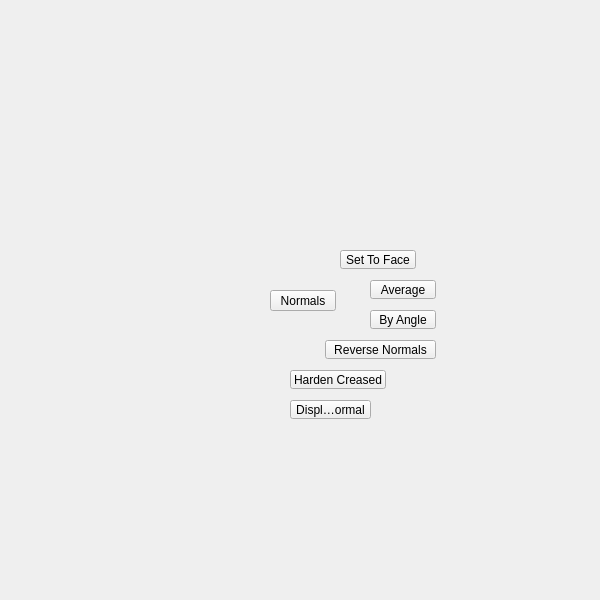
<?xml version="1.0" encoding="UTF-8"?>
<ui version="4.0">
 <class>QtUi</class>
 <widget class="QMainWindow" name="QtUi">
  <property name="enabled">
   <bool>true</bool>
  </property>
  <property name="geometry">
   <rect>
    <x>0</x>
    <y>0</y>
    <width>600</width>
    <height>600</height>
   </rect>
  </property>
  <property name="sizePolicy">
   <sizepolicy hsizetype="Ignored" vsizetype="Ignored">
    <horstretch>0</horstretch>
    <verstretch>0</verstretch>
   </sizepolicy>
  </property>
  <property name="minimumSize">
   <size>
    <width>0</width>
    <height>0</height>
   </size>
  </property>
  <property name="maximumSize">
   <size>
    <width>600</width>
    <height>600</height>
   </size>
  </property>
  <property name="cursor">
   <cursorShape>ArrowCursor</cursorShape>
  </property>
  <property name="windowTitle">
   <string>Toolkit</string>
  </property>
  <property name="whatsThis">
   <string>main</string>
  </property>
  <property name="toolButtonStyle">
   <enum>Qt::ToolButtonIconOnly</enum>
  </property>
  <property name="tabShape">
   <enum>QTabWidget::Triangular</enum>
  </property>
  <property name="dockNestingEnabled">
   <bool>true</bool>
  </property>
  <property name="dockOptions">
   <set>QMainWindow::AllowNestedDocks|QMainWindow::AllowTabbedDocks|QMainWindow::AnimatedDocks|QMainWindow::ForceTabbedDocks</set>
  </property>
  <widget class="QWidget" name="mainWindow">
   <property name="sizePolicy">
    <sizepolicy hsizetype="Ignored" vsizetype="Ignored">
     <horstretch>0</horstretch>
     <verstretch>0</verstretch>
    </sizepolicy>
   </property>
   <widget class="QPushButton" name="i005">
    <property name="geometry">
     <rect>
      <x>270</x>
      <y>290</y>
      <width>66</width>
      <height>21</height>
     </rect>
    </property>
    <property name="minimumSize">
     <size>
      <width>0</width>
      <height>21</height>
     </size>
    </property>
    <property name="maximumSize">
     <size>
      <width>16777215</width>
      <height>21</height>
     </size>
    </property>
    <property name="whatsThis">
     <string>normals</string>
    </property>
    <property name="text">
     <string>Normals</string>
    </property>
   </widget>
   <widget class="QToolButton_" name="tb001">
    <property name="enabled">
     <bool>true</bool>
    </property>
    <property name="geometry">
     <rect>
      <x>290</x>
      <y>370</y>
      <width>96</width>
      <height>19</height>
     </rect>
    </property>
    <property name="maximumSize">
     <size>
      <width>999</width>
      <height>19</height>
     </size>
    </property>
    <property name="toolTip">
     <string>Harden all creased edges on the selected object.</string>
    </property>
    <property name="text">
     <string>Harden Creased</string>
    </property>
    <property name="iconSize">
     <size>
      <width>18</width>
      <height>18</height>
     </size>
    </property>
   </widget>
   <widget class="QToolButton_" name="tb002">
    <property name="enabled">
     <bool>true</bool>
    </property>
    <property name="geometry">
     <rect>
      <x>370</x>
      <y>310</y>
      <width>66</width>
      <height>19</height>
     </rect>
    </property>
    <property name="maximumSize">
     <size>
      <width>999</width>
      <height>19</height>
     </size>
    </property>
    <property name="toolTip">
     <string>Set normal angle</string>
    </property>
    <property name="text">
     <string>By Angle</string>
    </property>
    <property name="iconSize">
     <size>
      <width>18</width>
      <height>18</height>
     </size>
    </property>
   </widget>
   <widget class="QPushButton" name="b010">
    <property name="enabled">
     <bool>true</bool>
    </property>
    <property name="geometry">
     <rect>
      <x>325</x>
      <y>340</y>
      <width>111</width>
      <height>19</height>
     </rect>
    </property>
    <property name="maximumSize">
     <size>
      <width>999</width>
      <height>19</height>
     </size>
    </property>
    <property name="toolTip">
     <string>Reverse Selected Normals</string>
    </property>
    <property name="text">
     <string>Reverse Normals</string>
    </property>
    <property name="iconSize">
     <size>
      <width>18</width>
      <height>18</height>
     </size>
    </property>
   </widget>
   <widget class="QToolButton_" name="tb000">
    <property name="enabled">
     <bool>true</bool>
    </property>
    <property name="geometry">
     <rect>
      <x>290</x>
      <y>400</y>
      <width>81</width>
      <height>19</height>
     </rect>
    </property>
    <property name="maximumSize">
     <size>
      <width>999</width>
      <height>19</height>
     </size>
    </property>
    <property name="toolTip">
     <string>Display face normals</string>
    </property>
    <property name="text">
     <string>Display Normal</string>
    </property>
    <property name="iconSize">
     <size>
      <width>18</width>
      <height>18</height>
     </size>
    </property>
   </widget>
   <widget class="QPushButton" name="b006">
    <property name="enabled">
     <bool>true</bool>
    </property>
    <property name="geometry">
     <rect>
      <x>340</x>
      <y>250</y>
      <width>76</width>
      <height>19</height>
     </rect>
    </property>
    <property name="maximumSize">
     <size>
      <width>999</width>
      <height>19</height>
     </size>
    </property>
    <property name="toolTip">
     <string>Set Normals to face</string>
    </property>
    <property name="text">
     <string>Set To Face</string>
    </property>
    <property name="iconSize">
     <size>
      <width>18</width>
      <height>18</height>
     </size>
    </property>
   </widget>
   <widget class="QToolButton_" name="tb004">
    <property name="enabled">
     <bool>true</bool>
    </property>
    <property name="geometry">
     <rect>
      <x>370</x>
      <y>280</y>
      <width>66</width>
      <height>19</height>
     </rect>
    </property>
    <property name="minimumSize">
     <size>
      <width>0</width>
      <height>0</height>
     </size>
    </property>
    <property name="maximumSize">
     <size>
      <width>999</width>
      <height>19</height>
     </size>
    </property>
    <property name="toolTip">
     <string>Average Edge Normals</string>
    </property>
    <property name="text">
     <string>Average</string>
    </property>
    <property name="iconSize">
     <size>
      <width>18</width>
      <height>18</height>
     </size>
    </property>
   </widget>
  </widget>
 </widget>
 <customwidgets>
  <customwidget>
   <class>QToolButton_</class>
   <extends>QToolButton</extends>
   <header>widgets.qtoolbutton_.h</header>
  </customwidget>
 </customwidgets>
 <resources/>
 <connections/>
 <designerdata>
  <property name="gridDeltaX">
   <number>5</number>
  </property>
  <property name="gridDeltaY">
   <number>10</number>
  </property>
  <property name="gridSnapX">
   <bool>true</bool>
  </property>
  <property name="gridSnapY">
   <bool>true</bool>
  </property>
  <property name="gridVisible">
   <bool>true</bool>
  </property>
 </designerdata>
</ui>
